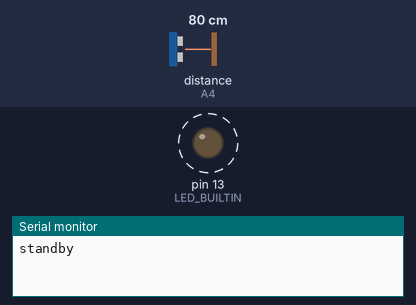
Bench run of a sketch on a simulated Arduino Uno, built with avr-gcc and run on an emulated ATmega328P. Shown: output pins drawn as LEDs (lit = HIGH), the last lines printed to the serial monitor. Wiring (inferred from the names in the program): ultrasonic range finder: trigger A5; echo A4. Dashed ring = blinking. Inputs (shaded band) come from the test bench; at power-on: distance to the obstacle (sensor on A4) 80 cm. The echo pulse lasts 58.3 µs per cm; pins used as bus, display or sensor lines are not drawn.

Above: at 1.9 s.
2.0 s: distance to the obstacle (sensor on A4) set to 2 cm
At 2.46 s:
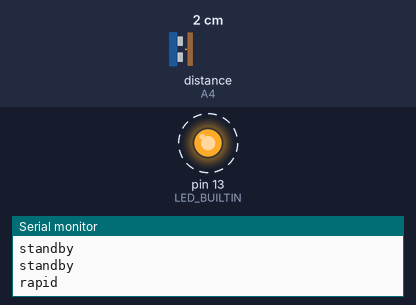
5.5 s: distance to the obstacle (sensor on A4) set to 60 cm
At 6.5 s:
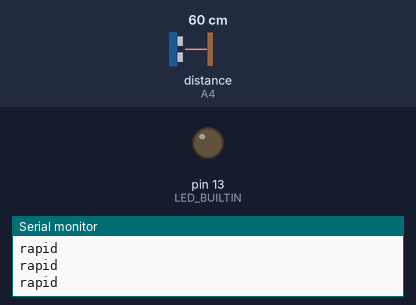
Timing chart, 0 to 15.0 s (numbered marks = the images above; inputs shaded):
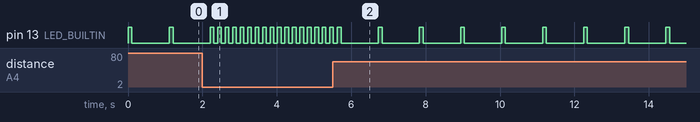

The sketch:

range_lights_2.ino
```cpp
/* use ultrasonic sensor to illuminate different LEDs
for when an object is sensed at different ranges)
UNO LED_BUILTIN
UNO RX LED
UNO TX LED
UNO ON (power)
Elegoo shield LED_BUILTIN
Elegoo shield Infrared Sensor LED
Elegoo shield ON
*/

// use one light blinking at different frquencies
// next: make the range directly related to blinking frequency

const int Echo = A4;
const int Trig = A5;

int range = 0;
int ledState = LOW;

unsigned long previousMillis = 0;

void standby() {
  digitalWrite(LED_BUILTIN, HIGH);
  delay(100);
  digitalWrite(LED_BUILTIN, LOW);
  delay(1000);
  Serial.println("standby");
}

//void slow() {
//
//}

//void medium() {
//
//}

void rapid() {
  digitalWrite(LED_BUILTIN, HIGH);
  delay(100);
  digitalWrite(LED_BUILTIN, LOW);
  delay(100);
  Serial.println("rapid");
}

//Ultrasonic distance measurement Sub function
//from Elegoo
int Distance_test() {
  digitalWrite(Trig, LOW);
  delayMicroseconds(2);
  digitalWrite(Trig, HIGH);
  delayMicroseconds(20);
  digitalWrite(Trig, LOW);
  float Fdistance = pulseIn(Echo, HIGH, 500000);
  Fdistance= Fdistance / 58;
  return (int)Fdistance;
}

void setup() {
  Serial.begin(9600);
  pinMode(LED_BUILTIN, OUTPUT);
  pinMode(Echo, INPUT);
  pinMode(Trig, OUTPUT);
}

void loop() {
  range = Distance_test();

  if (range <= 40) {
    rapid();
  }

  else {
    standby();
  }
  //sense for objects in range
  // distance test
    //if no object is in range, then do standby blinking
    //if object is in range 200-400 cm, then do low blinking
    //if object is in range 100-200 cm, then do medium blinking
    //if object is in range 2-100 cm, then do rapid blinking
}
```

Measured:
- after the input at 2.0 s, pin 13 (LED_BUILTIN): alternates HIGH for 0.10 s and LOW for 0.10 s, starting after 0.41 s
- by itself, pin 13 (LED_BUILTIN): alternates HIGH for 0.10 s and LOW for 1.0 s
